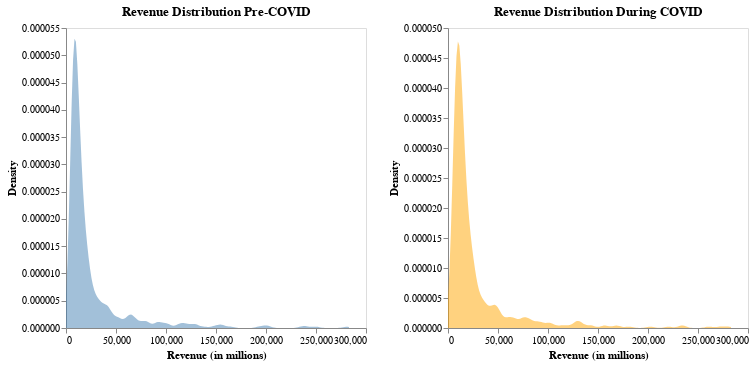

This figure's notebook cell:
### Code cell
source = merged_df.melt(id_vars='name', 
                 value_vars=['mean_revenue_precovid', 'mean_revenue_covid'],
                 var_name='type', value_name='amount')

# Density plot for Pre-COVID
density_pre_covid = alt.Chart(source).transform_density(
    'amount',
    as_=['amount', 'density'],
    extent=[0, max(source['amount'])/2],
    groupby=['type']
).transform_filter(
    alt.datum.type == 'mean_revenue_precovid'
).mark_area(color='steelblue', opacity=0.5).encode(
    alt.X('amount:Q', title='Revenue (in millions)', axis = alt.Axis(grid = False)),
    alt.Y('density:Q', title='Density', axis = alt.Axis(grid = False))
).properties(
    title='Revenue Distribution Pre-COVID'
)

# Density plot for During COVID
density_covid = alt.Chart(source).transform_density(
    'amount',
    as_=['amount', 'density'],
    extent=[0, max(source['amount'])/2],
    groupby=['type']
).transform_filter(
    alt.datum.type == 'mean_revenue_covid'
).mark_area(color='orange', opacity=0.5).encode(
    alt.X('amount:Q', title='Revenue (in millions)', axis = alt.Axis(grid = False)),
    alt.Y('density:Q', title='Density', axis = alt.Axis(grid = False))
).properties(
    title='Revenue Distribution During COVID'
)

# Combine the plots
density_plot = alt.hconcat(density_pre_covid, density_covid)

density_plot

### Figure 1 — Vega-Lite specification as saved in the notebook (floating-point values rounded to 4 significant figures; data arrays with more than 128 entries replaced by an {"elided": "..."} marker saying what was removed)
{"config": {"view": {"continuousWidth": 300, "continuousHeight": 300}}, "hconcat": [{"mark": {"type": "area", "color": "steelblue", "opacity": 0.5}, "encoding": {"x": {"axis": {"grid": false}, "field": "amount", "title": "Revenue (in millions)", "type": "quantitative"}, "y": {"axis": {"grid": false}, "field": "density", "title": "Density", "type": "quantitative"}}, "title": "Revenue Distribution Pre-COVID", "transform": [{"density": "amount", "extent": [0, 283000.0], "groupby": ["type"], "as": ["amount", "density"]}, {"filter": "(datum.type === 'mean_revenue_precovid')"}]}, {"mark": {"type": "area", "color": "orange", "opacity": 0.5}, "encoding": {"x": {"axis": {"grid": false}, "field": "amount", "title": "Revenue (in millions)", "type": "quantitative"}, "y": {"axis": {"grid": false}, "field": "density", "title": "Density", "type": "quantitative"}}, "title": "Revenue Distribution During COVID", "transform": [{"density": "amount", "extent": [0, 283000.0], "groupby": ["type"], "as": ["amount", "density"]}, {"filter": "(datum.type === 'mean_revenue_covid')"}]}], "data": {"name": "data-17f54315d6223412a54135f5b45d1eb5"}, "$schema": "https://vega.github.io/schema/vega-lite/v5.8.0.json", "datasets": {"data-17f54315d6223412a54135f5b45d1eb5": {"elided": "958 records"}}}
